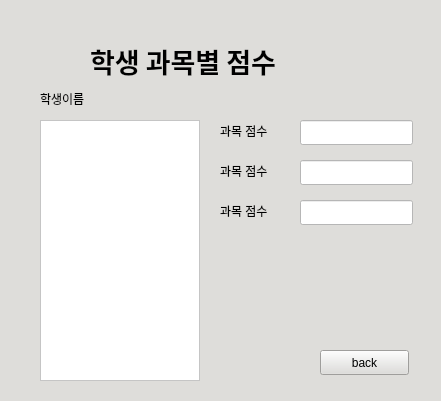
   <widget class="QWidget" name="widget" native="true">
    <property name="geometry">
     <rect>
      <x>350</x>
      <y>100</y>
      <width>441</width>
      <height>401</height>
     </rect>
    </property>
    <property name="styleSheet">
     <string notr="true">background-color: rgb(222, 221, 218);</string>
    </property>
    <widget class="QWidget" name="verticalLayoutWidget_4">
     <property name="geometry">
      <rect>
       <x>40</x>
       <y>120</y>
       <width>160</width>
       <height>261</height>
      </rect>
     </property>
     <layout class="QVBoxLayout" name="verticalLayout_3">
      <item>
       <widget class="QListWidget" name="listWidget_3">
        <property name="styleSheet">
         <string notr="true">background-color: rgb(255, 255, 255);</string>
        </property>
       </widget>
      </item>
     </layout>
    </widget>
    <widget class="QLabel" name="label_28">
     <property name="geometry">
      <rect>
       <x>40</x>
       <y>90</y>
       <width>67</width>
       <height>17</height>
      </rect>
     </property>
     <property name="text">
      <string>학생이름</string>
     </property>
    </widget>
    <widget class="QLabel" name="label_29">
     <property name="geometry">
      <rect>
       <x>220</x>
       <y>120</y>
       <width>67</width>
       <height>21</height>
      </rect>
     </property>
     <property name="text">
      <string>과목 점수</string>
     </property>
    </widget>
    <widget class="QLineEdit" name="lineEdit_3">
     <property name="geometry">
      <rect>
       <x>300</x>
       <y>120</y>
       <width>113</width>
       <height>25</height>
      </rect>
     </property>
     <property name="styleSheet">
      <string notr="true">background-color: rgb(255, 255, 255);</string>
     </property>
    </widget>
    <widget class="QLineEdit" name="lineEdit_4">
     <property name="geometry">
      <rect>
       <x>300</x>
       <y>160</y>
       <width>113</width>
       <height>25</height>
      </rect>
     </property>
     <property name="styleSheet">
      <string notr="true">background-color: rgb(255, 255, 255);</string>
     </property>
    </widget>
    <widget class="QLabel" name="label_30">
     <property name="geometry">
      <rect>
       <x>220</x>
       <y>160</y>
       <width>67</width>
       <height>21</height>
      </rect>
     </property>
     <property name="text">
      <string>과목 점수</string>
     </property>
    </widget>
    <widget class="QLineEdit" name="lineEdit_5">
     <property name="geometry">
      <rect>
       <x>300</x>
       <y>200</y>
       <width>113</width>
       <height>25</height>
      </rect>
     </property>
     <property name="styleSheet">
      <string notr="true">background-color: rgb(255, 255, 255);</string>
     </property>
    </widget>
    <widget class="QLabel" name="label_31">
     <property name="geometry">
      <rect>
       <x>220</x>
       <y>200</y>
       <width>67</width>
       <height>21</height>
      </rect>
     </property>
     <property name="text">
      <string>과목 점수</string>
     </property>
    </widget>
    <widget class="QPushButton" name="pushButton_2">
     <property name="geometry">
      <rect>
       <x>320</x>
       <y>350</y>
       <width>89</width>
       <height>25</height>
      </rect>
     </property>
     <property name="text">
      <string>back</string>
     </property>
    </widget>
    <widget class="QLabel" name="label_32">
     <property name="geometry">
      <rect>
       <x>90</x>
       <y>40</y>
       <width>211</width>
       <height>41</height>
      </rect>
     </property>
     <property name="font">
      <font>
       <family>Vemana2000</family>
       <pointsize>20</pointsize>
       <weight>75</weight>
       <bold>true</bold>
      </font>
     </property>
     <property name="text">
      <string>학생 과목별 점수</string>
     </property>
    </widget>
   </widget>
